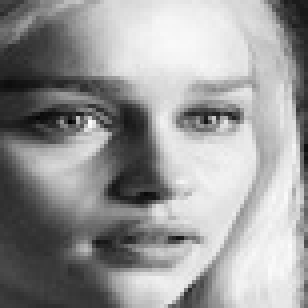
#> input picture cool_ml_projects/face_recognition/0.jpg, 77 x 77 px, given as the content of the folder ects/face_recognition/C:/ML_datasets/face_recognition/images, which was not available (shown 4 times larger)
$ python data_processing2.py   (older library calls are emulated)
#> lines starting #> are read from the running program, lines starting #| are printed output that depends on the picture; pictures that were not available may be replaced by others from this repository, and a replacement may not be noted
# this is the training part. we are going to take the name of image-folder as labels. detect their faces and train
# the model.  We require os library to get the directory path of the images and to get the labels for classification.
import os
import cv2
from PIL import Image
import numpy as np
import pickle  # used for serializing. recall serializable from php.
from PIL.Image import ANTIALIAS

base_dir = os.path.dirname(os.path.abspath('C:/ML_datasets/face_recognition/images'))  # return current working dir with backward slashes.
# or simply put: os.path.dirname(__file__) # it gives the current working directory name. with forward slashes.
image_dir = os.path.join(base_dir, 'images')
# print(base_dir, '=>', image_dir)

recognizer = cv2.face.LBPHFaceRecognizer_create() # this is face recognizer. we can model the data using ANN as well.
face_cascade = cv2.CascadeClassifier('C:/ML_datasets/face_recognition/cascades/haarcascade_frontalface_alt.xml')
y_labels = []
x_train = []

label_ids, current_id = dict(), 0
count = 0

for subdir, sub_subdir, all_files in os.walk(image_dir):
    for file in all_files:
        if file.endswith('png') or file.endswith('jpg'):
            path = os.path.join(subdir, file)
            label = os.path.basename(subdir).replace(' ', '-').lower()
            # print(label, '->', path)

            if label not in label_ids:  # each labels are given some consecutive numbers.
                label_ids[label] = current_id
                current_id += 1
            id_ = label_ids[label]  # else:  you will however use the id's present for the labels.

            pil_image = Image.open(path).convert('L')  # L is used to convert to grayscale.
#> pil_image is the input picture: PIL image 77x77 L; min 2, max 253, mean 152.8
            size = (200, 200)
            final_image = pil_image.resize(size, ANTIALIAS)
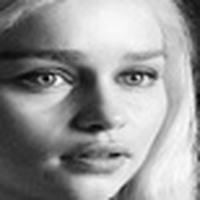
#> final_image: PIL image 200x200 L; min 0, max 255, mean 152.8
            image_array = np.array(final_image, 'uint8')
            # print(image_array)

            faces = face_cascade.detectMultiScale(image_array, scaleFactor=1.4, minNeighbors=5)
#> faces = ()

            for (x, y, w, h) in faces:
                roi = image_array[y: y + h, x: x + w]
                cv2.imwrite(f'{count}.jpg', roi)
                count += 1
                x_train.append(roi)
                y_labels.append(id_)
#> this loop made 0 passes
#> after the loop, count = 0; x_train = []; y_labels = []


with open("labels.pickle", 'wb') as f:
    pickle.dump(label_ids, f)  # we are going to store the label ids in the pickle file. to help recognize images later.

#> (the run stopped early here; a loop or call above may not have finished)

$ run again, on cool_ml_projects/face_recognition/12.jpg
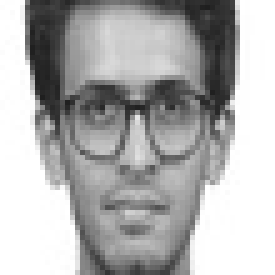
#> input picture cool_ml_projects/face_recognition/12.jpg, 55 x 55 px, given as the content of the folder ects/face_recognition/C:/ML_datasets/face_recognition/images, which was not available (shown 5 times larger)
#> pil_image is the input picture: PIL image 55x55 L; min 31, max 255, mean 176.2
#> `final_image = pil_image.resize(size, ANTIALIAS)`:
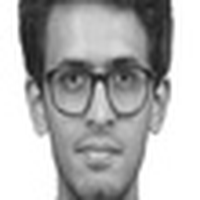
#> final_image: PIL image 200x200 L; min 23, max 255, mean 176.1
#> faces = [[25, 17, 151, 151]]
#> the loop `for (x, y, w, h) in faces:` made 1 pass
#> (x, y, w, h, count) on pass 1: (25, 17, 151, 151, 1)
#> pass 1, `roi = image_array[y: y + h, x: x + w]`:
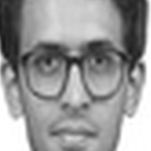
#> roi: shape (151, 151); min 23, max 255, mean 151.3
#> after the loop `for (x, y, w, h) in faces:`: count = 1; x_train = 1 item; y_labels = [0]

$ run again, on cool_ml_projects/face_recognition/13.jpg
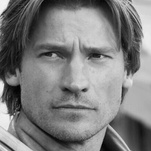
#> input picture cool_ml_projects/face_recognition/13.jpg, 151 x 151 px, given as the content of the folder ects/face_recognition/C:/ML_datasets/face_recognition/images, which was not available
#> pil_image is the input picture: PIL image 151x151 L; min 0, max 244, mean 125.6
#> `final_image = pil_image.resize(size, ANTIALIAS)`:
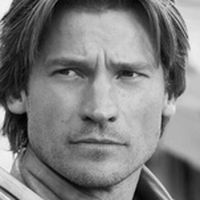
#> final_image: PIL image 200x200 L; min 0, max 245, mean 125.6
#> faces = [[27, 19, 151, 151]]
#> the loop `for (x, y, w, h) in faces:` made 1 pass
#> (x, y, w, h, count) on pass 1: (27, 19, 151, 151, 1)
#> pass 1, `roi = image_array[y: y + h, x: x + w]`:
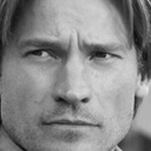
#> roi: shape (151, 151); min 8, max 231, mean 136.1
#> after the loop `for (x, y, w, h) in faces:`: count = 1; x_train = 1 item; y_labels = [0]
